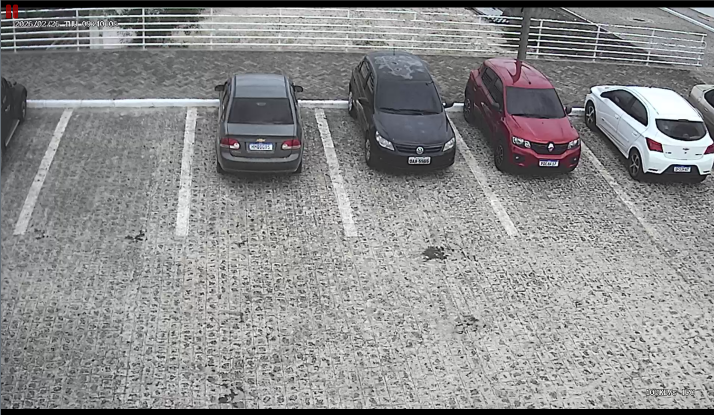
#> input picture imgaovivo.png, 1428 x 830 px (shown at 1/2 size)
$ python EstacionamentoImgMoto.py
#> lines starting #> are read from the running program, lines starting #| are printed output that depends on the picture; after the words box and inside, x2 and y2 are one past the last pixel; in counts of white or black regions, pixels touching at a corner belong together
import cv2
import pickle
import numpy as np

IMG_PATH = 'imgaovivo.png'
POS_FILE = 'imgaovivo.pkl'

# =========================
# Carrega posições salvas
# =========================
try:
    with open(POS_FILE, 'rb') as f:
#> (reads imgaovivo.pkl from the repository)
        data = pickle.load(f)
        posList = data["posicoes"]
        base_res = data["resolucao"]
except:
    posList = []
    base_res = None

pontosTemp = []
modoEspecial = False

# =========================
# Carrega imagem original
# =========================
img_original = cv2.imread(IMG_PATH)
#> img_original is the input picture: shape (830, 1428, 3); mean B, G, R 141.1, 140.5, 140.4
if img_original is None:
    print(f"Erro ao carregar imagem: {IMG_PATH}")
    exit()

h, w = img_original.shape[:2]
#> h = 830; w = 1428

# =========================
# Redimensionamento proporcional
# =========================
target_w = 1920
target_h = 1080

scale = min(target_w / w, target_h / h)
#> scale = 1.3

new_w = int(w * scale)
#> new_w = 1858
new_h = int(h * scale)
#> new_h = 1080

img_resized = cv2.resize(img_original, (new_w, new_h))
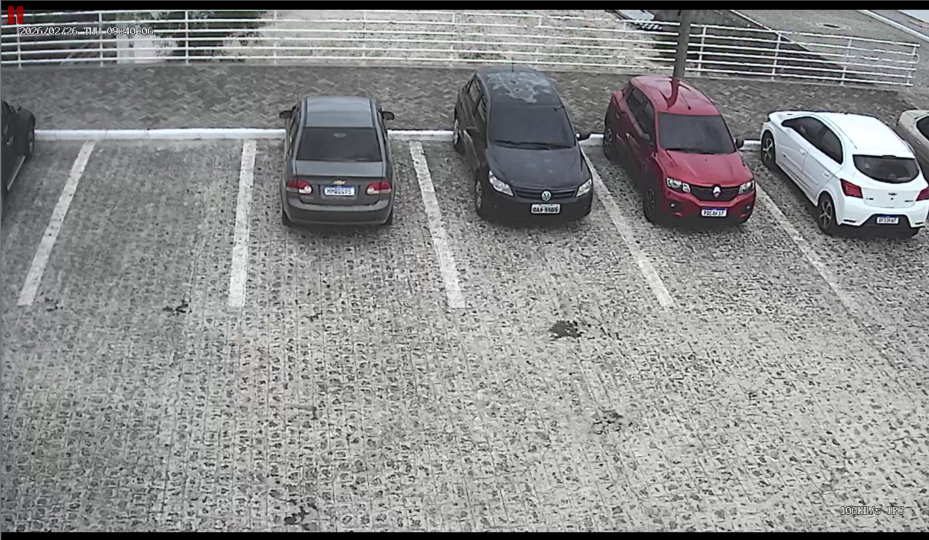
#> img_resized: shape (1080, 1858, 3) (shown at 1/2 size); mean B, G, R 141, 140.4, 140.3

# Cria fundo preto 1920x1080
img_base = np.zeros((target_h, target_w, 3), dtype=np.uint8)

# Centraliza imagem
x_offset = (target_w - new_w) // 2
#> x_offset = 31
y_offset = (target_h - new_h) // 2
#> y_offset = 0

img_base[y_offset:y_offset+new_h, x_offset:x_offset+new_w] = img_resized
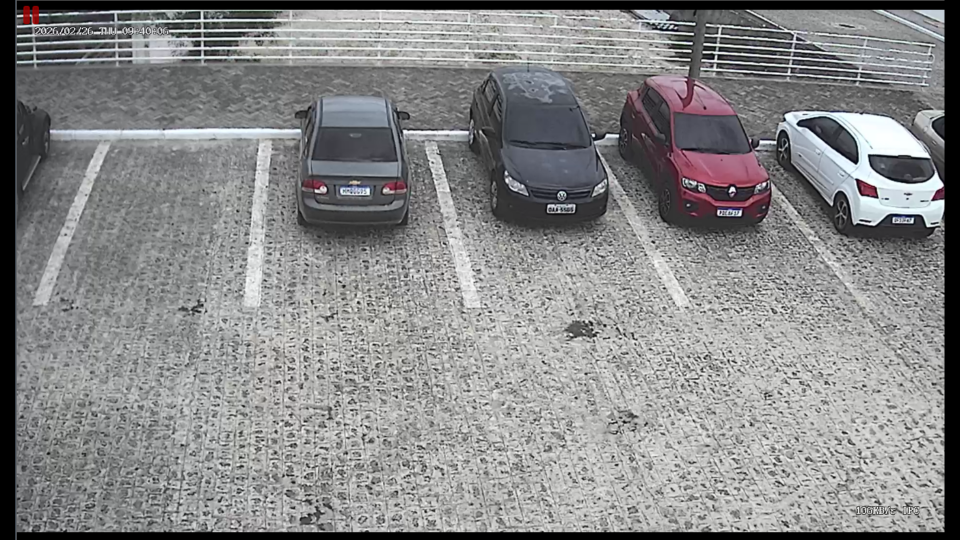
#> img_base: shape (1080, 1920, 3) (shown at 1/2 size); mean B, G, R 136.5, 135.9, 135.8

window_width = target_w
window_height = target_h

# =========================
# Função Mouse
# =========================
def mouseClick(event, x, y, flags, param):
    global pontosTemp, modoEspecial
    if event == cv2.EVENT_LBUTTONDOWN:
        pontosTemp.append((x, y))
        if len(pontosTemp) == 4:
            tipo = 'especial' if modoEspecial else 'normal'
            posList.append({"pontos": pontosTemp.copy(), "tipo": tipo})
            pontosTemp = []
            salvar()
    elif event == cv2.EVENT_RBUTTONDOWN:
        for i, vaga in enumerate(posList):
            pts = np.array(vaga["pontos"], dtype=np.int32)
            if cv2.pointPolygonTest(pts, (x, y), False) >= 0:
                posList.pop(i)
                salvar()
                break

# =========================
# Salvar posições
# =========================
def salvar():
    data = {
        "resolucao": (window_width, window_height),
        "posicoes": posList
    }
    with open(POS_FILE, 'wb') as f:
        pickle.dump(data, f)

# =========================
# Janela
# =========================
cv2.namedWindow("Marcação de Vagas - 4 Pontos", cv2.WINDOW_NORMAL)
cv2.resizeWindow("Marcação de Vagas - 4 Pontos", window_width, window_height)
cv2.setMouseCallback("Marcação de Vagas - 4 Pontos", mouseClick)

# =========================
# Loop principal
# =========================
while True:
    img = img_base.copy()

    for vaga in posList:
        pts = np.array(vaga["pontos"], np.int32).reshape((-1, 1, 2))
        cor = (255, 0, 255) if vaga["tipo"] == "normal" else (255, 255, 0)
        cv2.polylines(img, [pts], isClosed=True, color=cor, thickness=2)
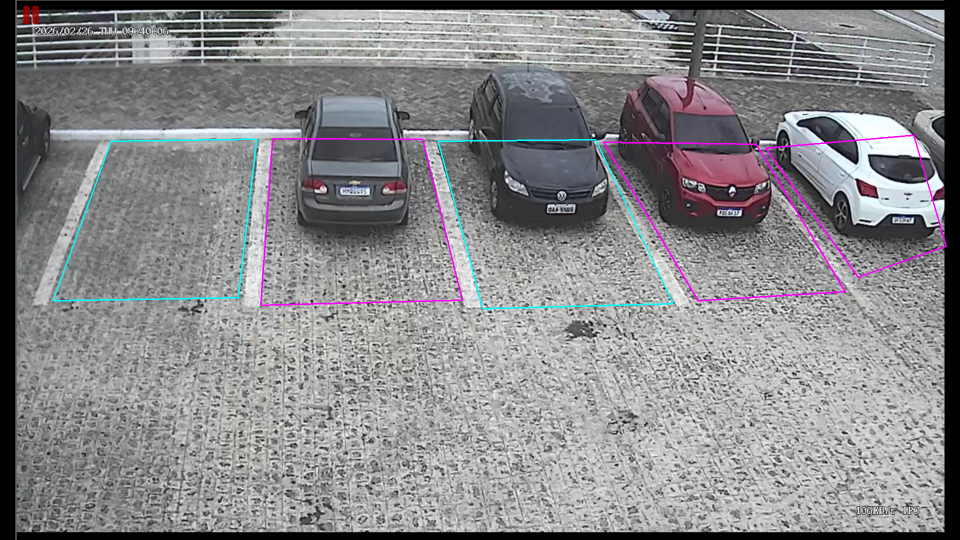
#> img: shape (1080, 1920, 3) (shown at 1/2 size); 0.92% of pixels changed, all inside (x1, y1, x2, y2) = (105, 269, 1894, 619)

    for pt in pontosTemp:
        cv2.circle(img, pt, 5, (0, 255, 0), cv2.FILLED)

    cor_texto = (255, 0, 255) if not modoEspecial else (255, 255, 0)
    cv2.putText(img, f'Modo: {"Especial" if modoEspecial else "Normal"}',
                (50, 80), cv2.FONT_HERSHEY_SIMPLEX, 1, cor_texto, 2)
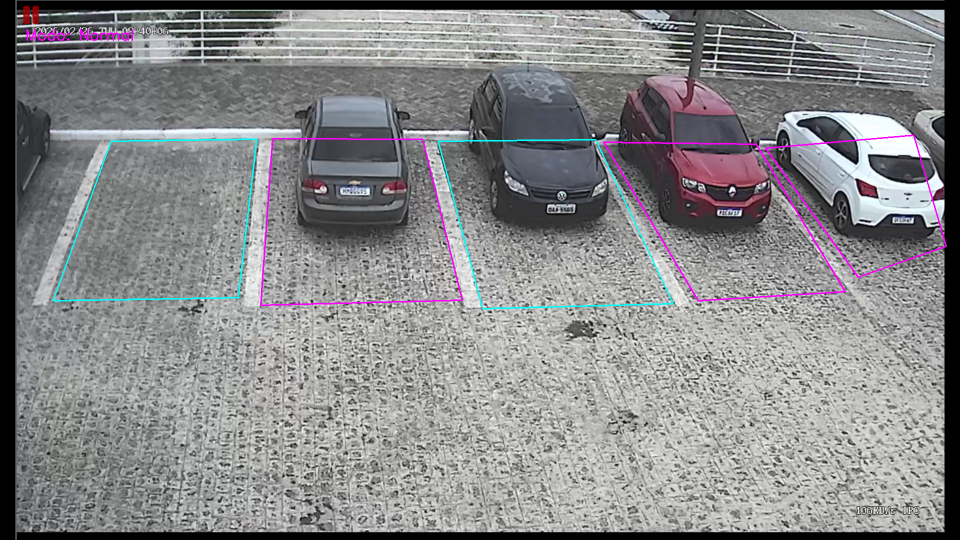
#> img: shape (1080, 1920, 3) (shown at 1/2 size); 0.07% of pixels changed, all inside (x1, y1, x2, y2) = (53, 58, 266, 82)

    cv2.imshow("Marcação de Vagas - 4 Pontos", img)

    key = cv2.waitKey(1) & 0xFF
#> (key q is pressed here)
    if key == ord('q'):
        break
    elif key == ord('e'):
        modoEspecial = not modoEspecial

cv2.destroyAllWindows()
